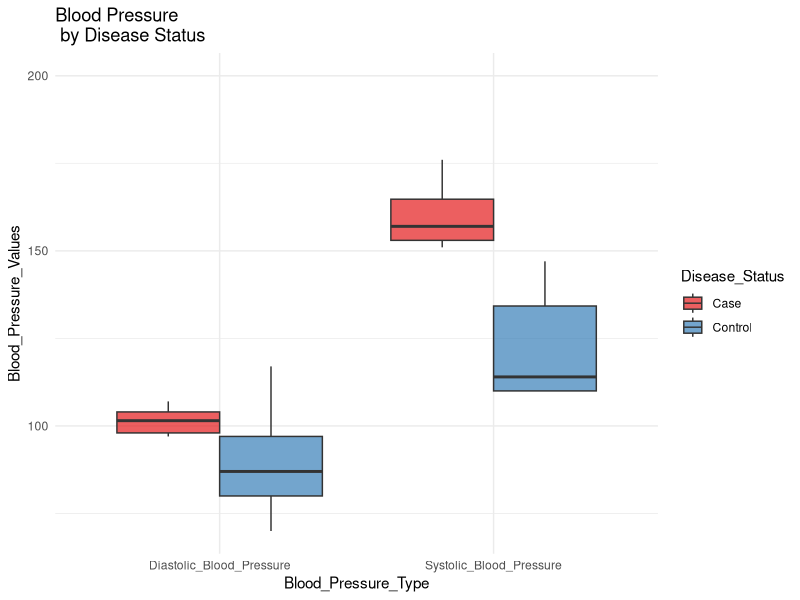
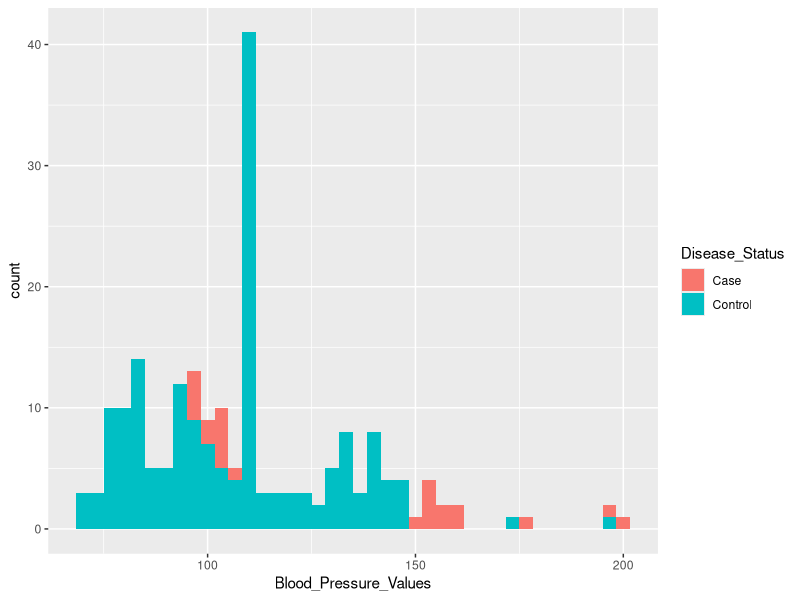
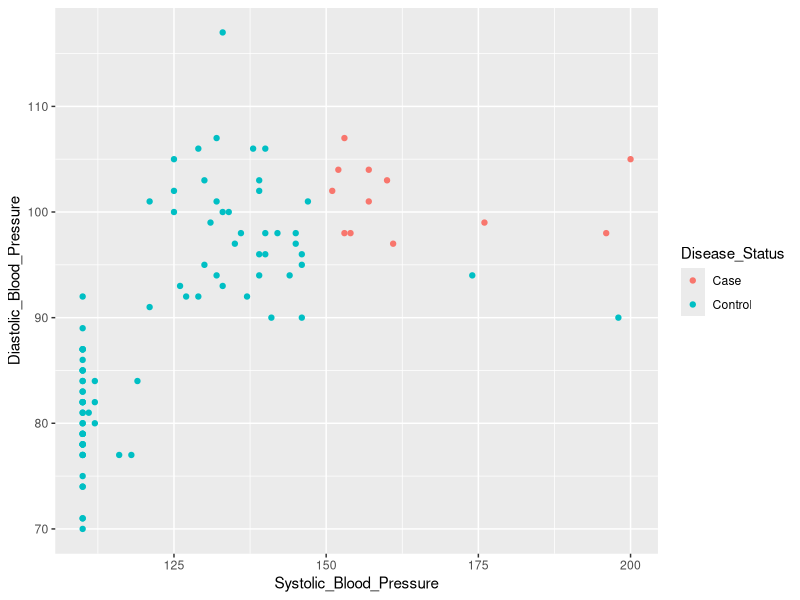
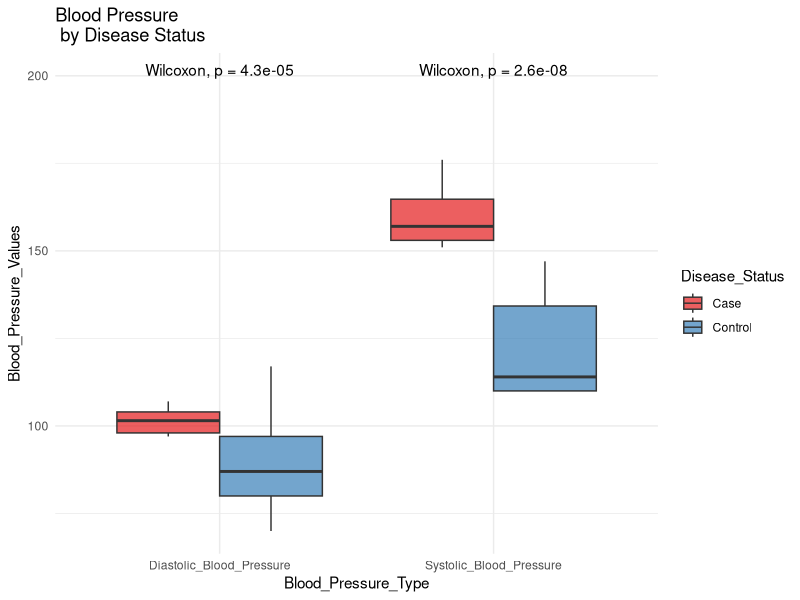

Generate these figures, in order, with R:
## ---- chunk 1
knitr::opts_chunk$set(warning = FALSE, message = FALSE) 
## ---- chunk 2
# Load Libraries
library(tidyverse)
library(ggpubr)
## ---- chunk 3

# Set Seed
set.seed(100)

## Number of participants
n <- 100

## Generate Sex: Male or Female
Sex <- sample(c("Male", "Female"), n, replace = TRUE)

Age <- pmax(18, pmin(90, round(rnorm(n, mean = 50, sd = 15))))

## Generate Activity Status
Activity_Status <- sample(c("Inactive", "Lightly Active", 
                      "Average Activity", "Very Active"), n, replace = TRUE)

# Generate Systolic_Blood_Pressure

Systolic_Blood_Pressure <- pmax(110, pmin(200, round(rnorm(n, mean = 120, sd = 30))))


# Generate Diastolic_Blood_Pressure
Diastolic_Blood_Pressure <- numeric(n)

for (i in 1:n) {
  if (Systolic_Blood_Pressure[i] <= 120){
    Diastolic_Blood_Pressure[i] <- pmax(70, pmin(100, round(rnorm(1, mean = 80, sd = 5))))
  }
  else {
  	Diastolic_Blood_Pressure[i] <- pmax(90, pmin(150, round(rnorm(1, mean = 100, sd = 5))))
	}
}

## Generate Disease Status:
Disease_Status <- c(n)

for (i in 1:n) {
  if ((Systolic_Blood_Pressure[i] >= 150) && (Diastolic_Blood_Pressure[i]>= 95)) {
    Disease_Status[i] <- "Case"
  }
    else {
	Disease_Status[i] <- "Control"
	}
}

## Generate Participant IDs
Participant_ID <- paste("Participant", 1:n, sep = "_")

## Combine into a data frame
df <- data.frame(
  Participant_ID,
  Sex,
  Age,
  Activity_Status,
  Systolic_Blood_Pressure,
  Diastolic_Blood_Pressure,
  Disease_Status
)

## ---- chunk 4
df_long <- tidyr::pivot_longer(df,names_to = "Blood_Pressure_Type",
                               values_to = "Blood_Pressure_Values",
                cols =c("Systolic_Blood_Pressure", "Diastolic_Blood_Pressure"))
## ---- chunk 5

p <- ggplot(df_long, aes(x = Blood_Pressure_Type, y = Blood_Pressure_Values, 
     fill = Disease_Status)) +
     geom_boxplot(outlier.shape = NA, alpha = 0.7, 
     position = position_dodge(width = 0.75)) + 
     labs(x = "Blood_Pressure_Type", y = "Blood_Pressure_Values", 
     fill = "Disease_Status", 
     title = "Blood Pressure \n by Disease Status") +
     theme_minimal() +
     scale_fill_brewer(palette = "Set1") +
     scale_color_brewer(palette = "Set1")

print(p)

## ---- chunk 6

p <- ggplot(df_long, aes(x = Blood_Pressure_Values, 
     fill = Disease_Status)) +
     geom_histogram(bins = 40)
print(p)

## ---- chunk 7

p <- ggplot(df, aes(x = Systolic_Blood_Pressure, y = Diastolic_Blood_Pressure,
                colour = Disease_Status)) +
     geom_point()
print(p)

## ---- chunk 8

p <- ggplot(df_long, aes(x = Blood_Pressure_Type, y = Blood_Pressure_Values, 
     fill = Disease_Status)) +
     geom_boxplot(outlier.shape = NA, alpha = 0.7, 
     position = position_dodge(width = 0.75)) + 
     labs(x = "Blood_Pressure_Type", y = "Blood_Pressure_Values", 
     fill = "Disease_Status", 
     title = "Blood Pressure \n by Disease Status") +
     theme_minimal() +
     scale_fill_brewer(palette = "Set1") +
     scale_color_brewer(palette = "Set1") +
     stat_compare_means(method = "wilcox")

print(p)

# Save your figure as a .png file and upload it with the submission for this assignment.


#  Report the summary statistics for the systolic and diastolic blood pressures separately. 


summary_stats_sys <- df %>%
  summarize(
    min = min(Systolic_Blood_Pressure, na.rm = TRUE),
    max = max(Systolic_Blood_Pressure, na.rm = TRUE),
    mean = mean(Systolic_Blood_Pressure, na.rm = TRUE),
    median = median(Systolic_Blood_Pressure, na.rm = TRUE),
    sd = sd(Systolic_Blood_Pressure, na.rm = TRUE)
  )

print("Systolic Blood Pressure Summary Statistics")
print(as_tibble(summary_stats_sys))

summary_stats_dia <- df %>%
  summarize(
    min = min(Diastolic_Blood_Pressure, na.rm = TRUE),
    max = max(Diastolic_Blood_Pressure, na.rm = TRUE),
    mean = mean(Diastolic_Blood_Pressure, na.rm = TRUE),
    median = median(Diastolic_Blood_Pressure, na.rm = TRUE),
    sd = sd(Diastolic_Blood_Pressure, na.rm = TRUE)
  )

print("Diastolic Blood Pressure Summary Statistics")
print(as_tibble(summary_stats_dia))

## ---- chunk 9

# Number of samples
n = 100

# Generate heart_rate vector
Heart_Rate <- numeric(n)

df_mod <- df %>%
             select(-c(Systolic_Blood_Pressure, Diastolic_Blood_Pressure))


for (i in 1:n) {
  if (Activity_Status[i] == "Inactive"){
    Heart_Rate[i] <- pmax(100, pmin(200, round(rnorm(1, mean = 150, sd = 20))))
  }
  else if (Activity_Status[i] == "Lightly Active") {
  	Heart_Rate[i] <- pmax(80, pmin(99, round(rnorm(1, mean = 85, sd = 20))))
  }
  else {
  	Heart_Rate[i] <- pmax(40, pmin(70, round(rnorm(1, mean = 50, sd = 20))))
  }
}

# Add the column
df_mod <- cbind(df_mod, Heart_Rate)

# View after adding the column
print(head(df_mod))
